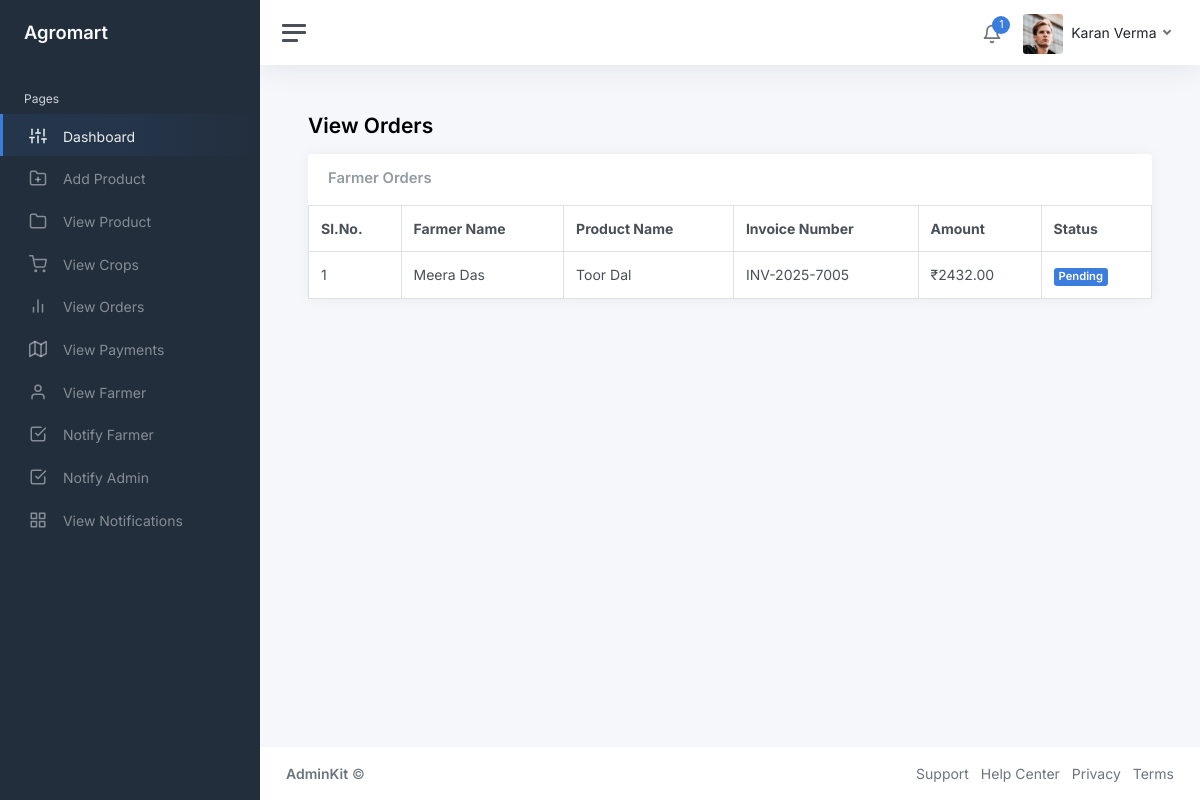
Before: /consumer/view-orders.php (signed in) with the older database file.
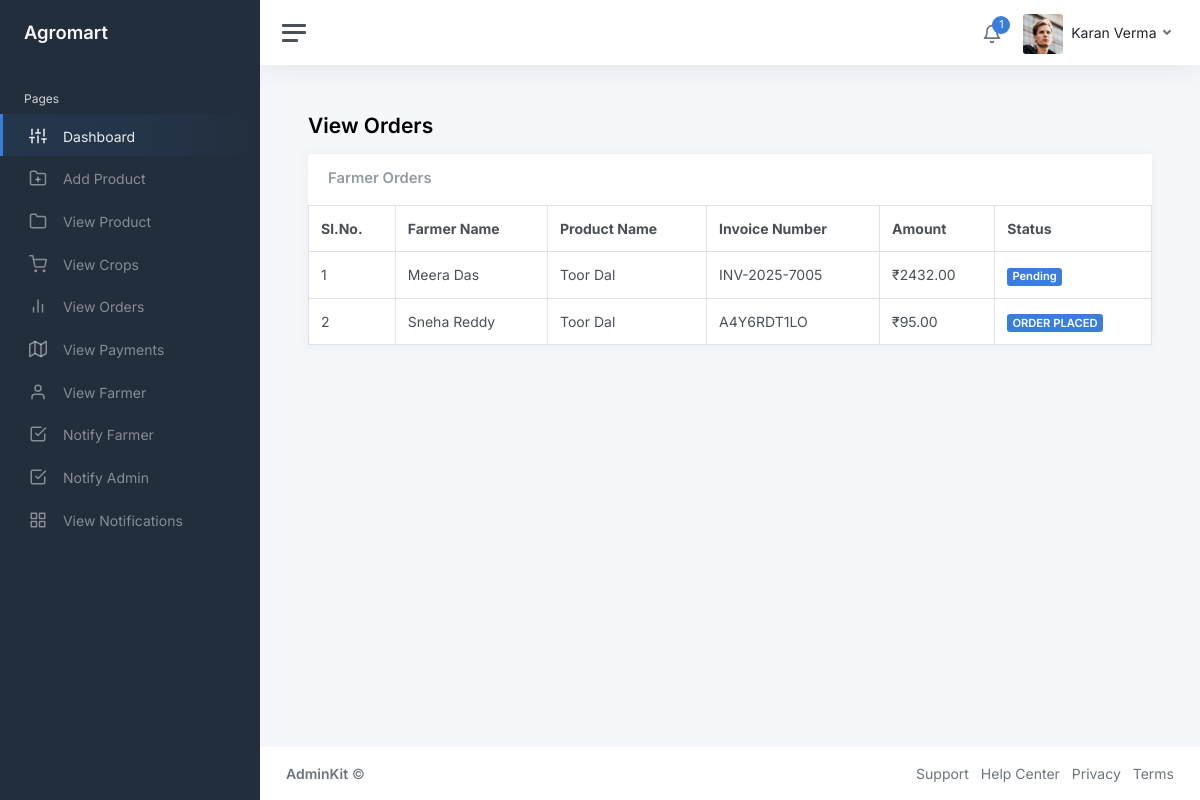
After: the same page with the newer database file.
### tables this page shows
CREATE TABLE IF NOT EXISTS `orders` (
  `order_id` int NOT NULL AUTO_INCREMENT,
  `farmer_id` int NOT NULL,
  `product_id` int NOT NULL,
  `invoice_number` varchar(30) NOT NULL,
  `amount` int NOT NULL,
  `status` varchar(30) NOT NULL,
  `datetime` timestamp NOT NULL DEFAULT CURRENT_TIMESTAMP,
  PRIMARY KEY (`order_id`)
);

CREATE TABLE IF NOT EXISTS `farmers` (
  `farmer_id` int NOT NULL AUTO_INCREMENT,
  `farmer_name` varchar(30) NOT NULL,
  `farmer_email` varchar(30) NOT NULL,
  `farmer_contact_number` varchar(12) NOT NULL,
  `farmer_address` text NOT NULL,
  `farmer_username` varchar(30) NOT NULL,
  `farmer_password` varchar(30) NOT NULL,
  PRIMARY KEY (`farmer_id`)
);

CREATE TABLE IF NOT EXISTS `products` (
  `product_id` int NOT NULL AUTO_INCREMENT,
  `product_name` varchar(30) NOT NULL,
  `product_description` text NOT NULL,
  `product_amount` int NOT NULL,
  `consumer_id` int NOT NULL,
  `image_location` text NOT NULL,
  PRIMARY KEY (`product_id`)
);

### consumer/view-orders.php (the view, shortened to what this page needs)
<?php
include './includes/connection.php';
?>
<!DOCTYPE html>
<html lang="en">
<head>
	<link href="css/app.css" rel="stylesheet">
</head>
<body>
	<div class="wrapper">
		<?php include('./includes/sidebar.php'); ?>
		<div class="main">
			<?php include('./includes/navbar.php'); ?>
			<main class="content">
				<div class="container-fluid p-0">
					<h1 class="h3 mb-3"><strong>View Orders</strong></h1>
					<div class="row">
						<div class="col-12 d-flex">
							<div class="card flex-fill">
								<div class="card-header">
									<h5 class="card-title mb-0">Farmer Orders</h5>
								</div>
								<table class="table table-bordered my-0">
									<thead>
										<tr>
											<th>Sl.No.</th>
											<th class="d-none d-xl-table-cell">Farmer Name</th>
											<th class="d-none d-xl-table-cell">Product Name</th>
											<th class="d-none d-xl-table-cell">Invoice Number</th>
											<th class="d-none d-xl-table-cell">Amount</th>
											<th>Status</th>
										</tr>
									</thead>
									<tbody>
										<?php
											$id=$_SESSION['consumer_id'];
											$query=mysqli_query($con,"SELECT f.farmer_name, p.product_name, o.invoice_number, o.amount, o.status from orders O
											left join farmers F on O.farmer_id=F.farmer_id
											left join products P on P.product_id=O.product_id
                                            left join consumer C on c.consumer_id=P.consumer_id WHERE C.consumer_id=$id") or die(mysqli_error($con));
											if(mysqli_num_rows($query)){
												$i=1;
												while($row=mysqli_fetch_array($query)){
										?>
										<tr>
											<td><?php echo $i; ?></td>
											<td class="d-none d-xl-table-cell"><?php echo $row['farmer_name']; ?></td>
											<td class="d-none d-xl-table-cell"><?php echo $row['product_name']; ?></td>
											<td class="d-none d-xl-table-cell"><?php echo $row['invoice_number']; ?></td>
											<td class="d-none d-md-table-cell">&#8377;<?php echo $row['amount']; ?>.00</td>
											<td><span class="badge bg-primary"><?php echo $row['status']; ?></span></td>
										</tr>
										<?php
												$i++;
												}
											}
										?>
									</tbody>
								</table>
							</div>
						</div>
					</div>
				</div>
			</main>
			<?php include('./includes/footer.php'); ?>
		</div>
	</div>
</body>
</html>

Changed rows visible on the page:
added orders: farmer.farmer_name "Sneha Reddy", product.product_name "Toor Dal", invoice_number "A4Y6RDT1LO", amount "95", status "ORDER PLACED"
